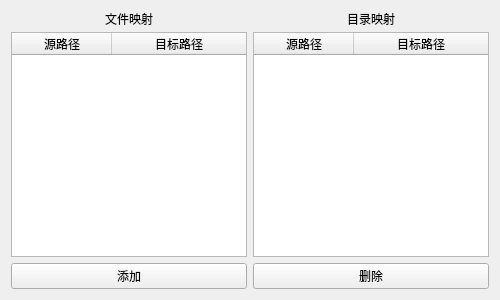
<?xml version="1.0" encoding="UTF-8"?>
<ui version="4.0">
 <class>link</class>
 <widget class="QWidget" name="link">
  <property name="geometry">
   <rect>
    <x>0</x>
    <y>0</y>
    <width>500</width>
    <height>300</height>
   </rect>
  </property>
  <property name="windowTitle">
   <string>Form</string>
  </property>
  <layout class="QGridLayout" name="gridLayout">
   <item row="0" column="0">
    <widget class="QLabel" name="label_file">
     <property name="maximumSize">
      <size>
       <width>16777215</width>
       <height>15</height>
      </size>
     </property>
     <property name="text">
      <string>文件映射</string>
     </property>
     <property name="alignment">
      <set>Qt::AlignCenter</set>
     </property>
    </widget>
   </item>
   <item row="0" column="1">
    <widget class="QLabel" name="label_dir">
     <property name="maximumSize">
      <size>
       <width>16777215</width>
       <height>15</height>
      </size>
     </property>
     <property name="text">
      <string>目录映射</string>
     </property>
     <property name="alignment">
      <set>Qt::AlignCenter</set>
     </property>
    </widget>
   </item>
   <item row="1" column="0">
    <widget class="TableWidget" name="column_file">
     <property name="sortingEnabled">
      <bool>true</bool>
     </property>
     <attribute name="horizontalHeaderShowSortIndicator" stdset="0">
      <bool>true</bool>
     </attribute>
     <attribute name="horizontalHeaderStretchLastSection">
      <bool>true</bool>
     </attribute>
     <column>
      <property name="text">
       <string>源路径</string>
      </property>
     </column>
     <column>
      <property name="text">
       <string>目标路径</string>
      </property>
     </column>
    </widget>
   </item>
   <item row="1" column="1">
    <widget class="TableWidget" name="column_dir">
     <property name="sortingEnabled">
      <bool>true</bool>
     </property>
     <attribute name="horizontalHeaderShowSortIndicator" stdset="0">
      <bool>true</bool>
     </attribute>
     <attribute name="horizontalHeaderStretchLastSection">
      <bool>true</bool>
     </attribute>
     <column>
      <property name="text">
       <string>源路径</string>
      </property>
     </column>
     <column>
      <property name="text">
       <string>目标路径</string>
      </property>
     </column>
    </widget>
   </item>
   <item row="2" column="0">
    <widget class="PrimaryPushButton" name="btn_add">
     <property name="text">
      <string>添加</string>
     </property>
    </widget>
   </item>
   <item row="2" column="1">
    <widget class="PrimaryPushButton" name="btn_del">
     <property name="text">
      <string>删除</string>
     </property>
    </widget>
   </item>
  </layout>
 </widget>
 <customwidgets>
  <customwidget>
   <class>TableWidget</class>
   <extends>QTableWidget</extends>
   <header>qfluentwidgets</header>
  </customwidget>
  <customwidget>
   <class>PrimaryPushButton</class>
   <extends>QPushButton</extends>
   <header>qfluentwidgets</header>
  </customwidget>
 </customwidgets>
 <resources/>
 <connections/>
</ui>
